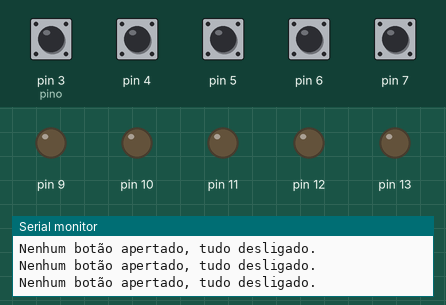
Recording of a program running on a simulated Arduino Uno, built with avr-gcc and run on an emulated ATmega328P. On the bench: output pins drawn as LEDs (lit = HIGH), the last lines printed to the serial monitor. The test bench sets the inputs (shaded band); at power-on: pin 3 (pino), pin 4–7 HIGH.

Above: at 1.2 s.
1.3 s: pin 3 (pino) pulled LOW for 0.15 s
At 1.4 s:
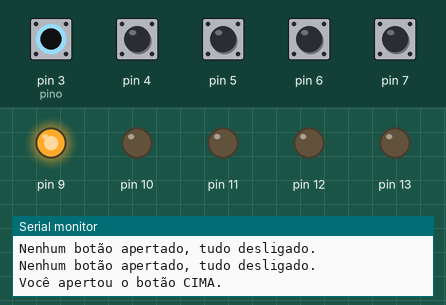
3.0 s: pin 4 pulled LOW for 0.15 s
At 3.1 s:
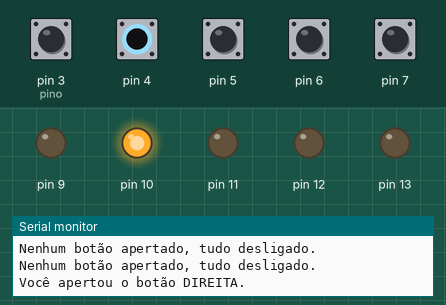
4.7 s: pin 5 pulled LOW for 0.15 s
At 4.8 s:
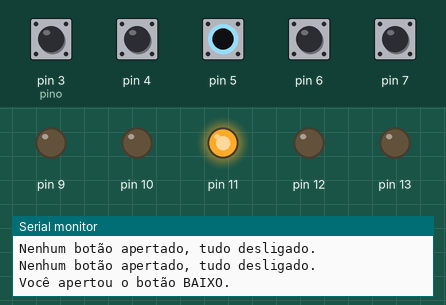
6.4 s: pin 6 pulled LOW for 0.15 s
At 6.5 s:
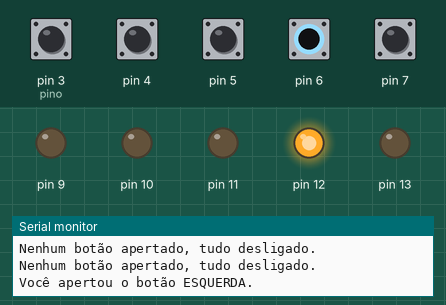
8.1 s: pin 7 pulled LOW for 0.15 s
At 8.2 s:
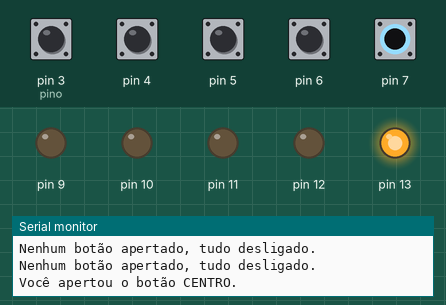
9.8 s: pin 3 (pino) driven LOW and pin 4 driven LOW
At 10.4 s:
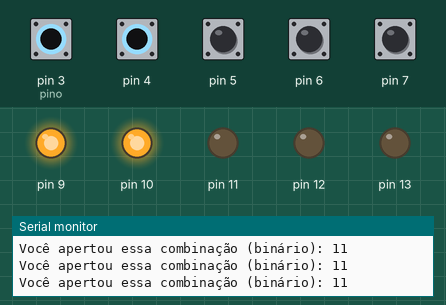
Timing chart, 0 to 12.3 s (numbered marks = the images above; inputs shaded):
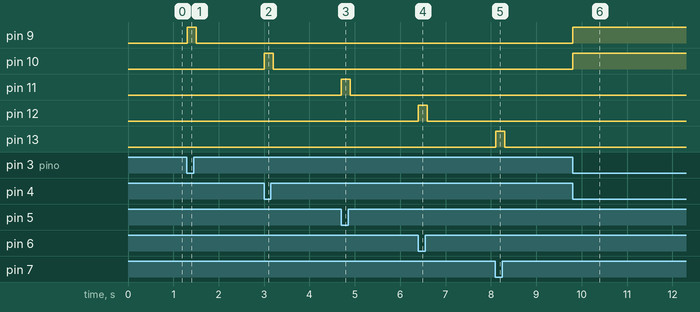

Measured:
- after the input at 1.3 s, pin 9: LOW → HIGH at once, → LOW 0.20 s later
- after the input at 3.0 s, pin 10: LOW → HIGH at once, → LOW 0.20 s later
- after the input at 4.7 s, pin 11: LOW → HIGH at once, → LOW 0.20 s later
- after the input at 6.4 s, pin 12: LOW → HIGH at once, → LOW 0.20 s later
- after the input at 8.1 s, pin 13: LOW → HIGH at once, → LOW 0.20 s later
- after the input at 9.8 s, pin 9, pin 10: LOW → HIGH at once

The program:

main.cpp
```cpp
#include <Arduino.h>

// Essa variável vai guardar qual botão foi apertado
int opcao = 0;

// Enum pra gente lembrar qual botão é qual
typedef enum eBotoes
{
  cima_b = 0,
  direita_b,
  baixo_b,
  esquerda_b,
  centro_b, // botão no meio
  total_b   // total de botões, pra contar direito
} eBotoes;

// Cada botão tem seu estado e o número do pino no Arduino
typedef struct Botao
{
  int estado; // guardo o estado, mas por enquanto não uso
  int pino;   // pino físico ligado ao botão
} Botao;

Botao botoes[total_b];

// Mesmo esquema pros LEDs
typedef enum eLeds
{
  cima_l = 0,
  direita_l,
  baixo_l,
  esquerda_l,
  centro_l,
  total_l // total de LEDs que a gente tem
} eLeds;

typedef struct Led
{
  int pino; // só o pino deles mesmo
} Led;

Led leds[total_l];

// Essas constantes ajudam a gente a entender qual botão é qual
const int BOTAO_CIMA     = 1 << cima_b;
const int BOTAO_DIREITA  = 1 << direita_b;
const int BOTAO_BAIXO    = 1 << baixo_b;
const int BOTAO_ESQUERDA = 1 << esquerda_b;
const int BOTAO_CENTRO   = 1 << centro_b;

unsigned long ultimoTempo = 0;      // pra guardar o último momento que atualizamos
const unsigned long intervalo = 100; // intervalo de 100 milissegundos

void setup() {
  Serial.begin(9600); // começa a conversa com o computador

  // Aqui a gente fala qual pino cada botão tá ligado
  botoes[cima_b].pino     = 3;
  botoes[direita_b].pino  = 4;
  botoes[baixo_b].pino    = 5;
  botoes[esquerda_b].pino = 6;
  botoes[centro_b].pino   = 7;

  // Configuro os botões como entrada com pull-up, pra garantir a leitura certa
  int i = 0;
  while (i < total_b) {
    pinMode(botoes[i].pino, INPUT_PULLUP);
    botoes[i].estado = 0; // começo com tudo desligado, zerado
    i++;
  }

  // Agora os LEDs, dizendo qual pino cada um usa
  leds[cima_l].pino     = 9;
  leds[direita_l].pino  = 10;
  leds[baixo_l].pino    = 11;
  leds[esquerda_l].pino = 12;
  leds[centro_l].pino   = 13;

  // Configurando os LEDs como saída, pra gente poder ligar e desligar
  i = 0;
  while (i < total_l) {
    pinMode(leds[i].pino, OUTPUT);
    i++;
  }

  // Mostra no monitor serial que a configuração terminou
  Serial.println("Tudo certo! Aperta os botões pra ver o resultado.");
}

void loop() {
  unsigned long agora = millis();  // pega o tempo atual

  // Só vai atualizar a cada 100 milissegundos, pra não ficar zanzando demais
  if ((agora - ultimoTempo) >= intervalo) {
    ultimoTempo = agora; // atualizo o último tempo de atualização

    opcao = 0; // começa zerado, sem botão apertado

    // Checando cada botão, se apertado, marca no opcao
    if (digitalRead(botoes[cima_b].pino) == LOW)     opcao |= BOTAO_CIMA;
    if (digitalRead(botoes[direita_b].pino) == LOW)  opcao |= BOTAO_DIREITA;
    if (digitalRead(botoes[baixo_b].pino) == LOW)    opcao |= BOTAO_BAIXO;
    if (digitalRead(botoes[esquerda_b].pino) == LOW) opcao |= BOTAO_ESQUERDA;
    if (digitalRead(botoes[centro_b].pino) == LOW)   opcao |= BOTAO_CENTRO;

    // Aí a gente vê o que fazer dependente dos botões
    switch(opcao) {

      case 0b00000: { // nenhum botão aperta
        int n = 0;
        while (n < total_l) {
          digitalWrite(leds[n].pino, LOW); // apaga todos os leds
          n++;
        }
        Serial.println("Nenhum botão apertado, tudo desligado.");
        break;
      }

      case BOTAO_CIMA: { // só o botão cima
        digitalWrite(leds[cima_l].pino, HIGH); // liga só o led de cima
        int n = 1;
        while (n < total_l) {
          digitalWrite(leds[n].pino, LOW); // apaga os outros leds
          n++;
        }
        Serial.println("Você apertou o botão CIMA.");
        break;
      }

      case BOTAO_DIREITA: { // só o botão direita
        digitalWrite(leds[direita_l].pino, HIGH);
        int n = 0;
        while (n < total_l) {
          if (n != direita_l) digitalWrite(leds[n].pino, LOW);
          n++;
        }
        Serial.println("Você apertou o botão DIREITA.");
        break;
      }

      case BOTAO_BAIXO: { // só o botão baixo
        digitalWrite(leds[baixo_l].pino, HIGH);
        int n = 0;
        while (n < total_l) {
          if (n != baixo_l) digitalWrite(leds[n].pino, LOW);
          n++;
        }
        Serial.println("Você apertou o botão BAIXO.");
        break;
      }

      case BOTAO_ESQUERDA: { // só o botão esquerda
        digitalWrite(leds[esquerda_l].pino, HIGH);
        int n = 0;
        while (n < total_l) {
          if (n != esquerda_l) digitalWrite(leds[n].pino, LOW);
          n++;
        }
        Serial.println("Você apertou o botão ESQUERDA.");
        break;
      }

      case BOTAO_CENTRO: { // só o botão do centro
        digitalWrite(leds[centro_l].pino, HIGH);
        int n = 0;
        while (n < total_l) {
          if (n != centro_l) digitalWrite(leds[n].pino, LOW);
          n++;
        }
        Serial.println("Você apertou o botão CENTRO.");
        break;
      }

      case 0b11111: { // todos os botões juntos
        int n = 0;
        while (n < total_l) {
          digitalWrite(leds[n].pino, HIGH); // liga todo mundo
          n++;
        }
        Serial.println("Caramba, apertou todos os botões! Tá tudo ligado!");
        break;
      }

      default: {
         // pra qualquer outro aperto estranho ou combinação
        int n = 0;
        while (n < total_l) {
          if (opcao & (1 << n))
            digitalWrite(leds[n].pino, HIGH);
          else
            digitalWrite(leds[n].pino, LOW);
          n++;
        }
        Serial.print("Você apertou essa combinação (binário): ");
        Serial.println(opcao, BIN);
        break;
      }
    }
  }
}
```
